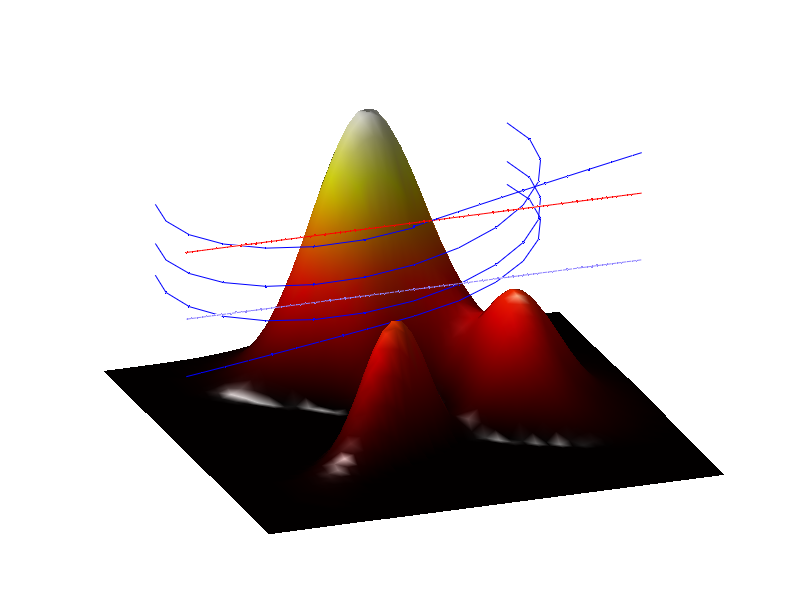

Write MATLAB code to recreate this figure. (Note: this script raises an error after producing the figure.)
%% Example 5a: Load and plot topography
% Let's start by creating a mountain for our plane to fly by. We'll use
% Matlab's built-in peaks data for this, and we'll tweak the data set a little bit
% to set negative elevations to zero and rescale |X| and |Y| to larger
% dimensions. 

% Load and tweak peaks data:
[Y,X,Z] = peaks;
Z(Z<0)=0; 
X = flipud(X*35); 
Y = Y*35; 
Z = Z*25; 

% Plot peaks surface
figure('pos',[50 50 900 660])
hp = surf(X,Y,Z);
axis([-100 100 -100 100 0 200])
colormap(hot(256))
shading interp
lighting gouraud
camlight
zoom(1.5)
hold on

%% Example 5b: Generate flight lines
% Now our candycornesque landscape is plotted and we can create paths for airplanes.
% For this example, we'll scale the paths based on the number of frames we'll ultimately want
% in our movie show. 

frames = 300; % number of frames in our movie show. 

% Plane 1: Periwinkle plane flies left to right: 
y1 = linspace(-250,400,frames); 
x1 = zeros(size(y1)); 
z1 = 100*ones(size(y1)); 
path1 = plot3(x1,y1,z1,'.-','color',[0.5569 0.5098 0.9961]);

% Plane 2: Red plane flies right to left: 
y2 = fliplr(y1); 
x2 = x1; 
z2 = z1+50; 
path2 = plot3(x2,y2,z2,'r.-');

% Plane 3: Gray and blue plane flies 'round the mountain: 
x3 = zeros(size(x2)); 
x3(201:273) = -80*sind((0:15:3*360)-90)-80;
y3 = zeros(size(x2)); 
y3(1:175) = -250; 
y3(176:200) = linspace(-250,0,25);
y3(201:273) = 80*cosd((0:15:3*360)-90);
y3(274:end) = linspace(0,250,length(y3)-273); 
z3 = 120+40*cos(linspace(pi,4*pi,length(y3)))+y3/4;
path3 = plot3(x3,y3,z3,'b.-');

% Set view: 
view([70 33])
axis([-100 100 -100 100 0 200])
grid off
set(gca,'color','none')
axis off

%% Example 5c: Specify roll, pitch, and yaw
% You can specify roll, pitch and yaw in a few different ways. In the case
% of airplane 2, which flies from right to left (in the negative y
% direction), a constant yaw value of -180 is appropriate. 
% 
% We can also make up values for roll, pitch, and yaw.  Below, we add two barrel rolls
% starting at frame 185 for the red airplane.  
% 
% For more complex x,y,z paths, manually defining roll, pitch, and yaw
% can be a real exercise in bookkeeping. For those cases, we can use
% |xyz2rpy|, which does a mediocre job of it.  Sometimes |xyz2rpy|
% underestimates or overestimates roll, so let's exaggerate the roll for
% plane 3 by a factor of 30: 

yaw2 = -180; % because the plane is flying toward -y
roll2 = zeros(size(y2)); 
roll2(185:210) = linspace(0,2*360,26); 

[roll3,pitch3,yaw3] = xyz2rpy(x3,y3,z3,30); 

%% Example 5d: Lights, camera
% Now let's delete those flight paths and ready the camera. We'll also
% specify azimuth and elevation vectors for the camera. 

delete([path1 path2 path3])
az = linspace(70,85,frames); 
el = linspace(33,29,frames); 


writerObj = VideoWriter('c130_animation.avi')
writerObj.FrameRate = 24;
open(writerObj);

%% Example 5e: Animate 
% Now it's time to loop the animation.

 for k = 1:frames
     
     % draw periwinkle plane: 
     h1 = c130(x1(k),y1(k),z1(k),...
         'color',[0.5569 0.5098 0.9961]); 
     
     % draw red plane: 
     h2 = c130(x2(k),y2(k),z2(k),...
         'roll',roll2(k),...
         'yaw',yaw2,...
         'color','red'); 
     
     % draw fancy plane: 
     h3 = c130(x3(k),y3(k),z3(k),...
         'lines','none',...
         'wings','b',...
         'tail','r',...
         'roll',roll3(k),...
         'pitch',pitch3(k),...
         'yaw',yaw3(k));
 
     % set view and take a picture:
     view([az(k) el(k)])
     axis([-100 100 -100 100 0 200])
     frame = export_fig(gcf,'-nocrop','-m2');
     writeVideo(writerObj,frame);
     
     % delete the planes we just drew: 
     delete([h1 h2 h3]); 
 end
 
 close(writerObj);